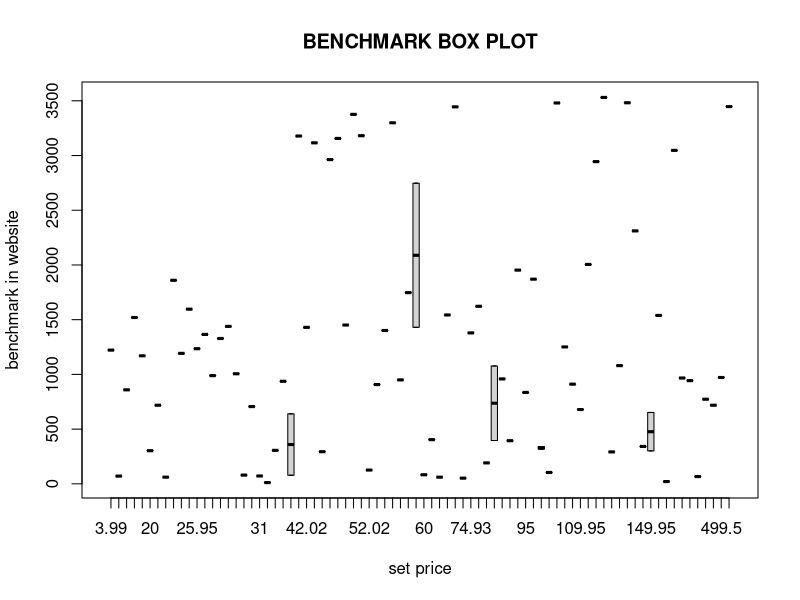
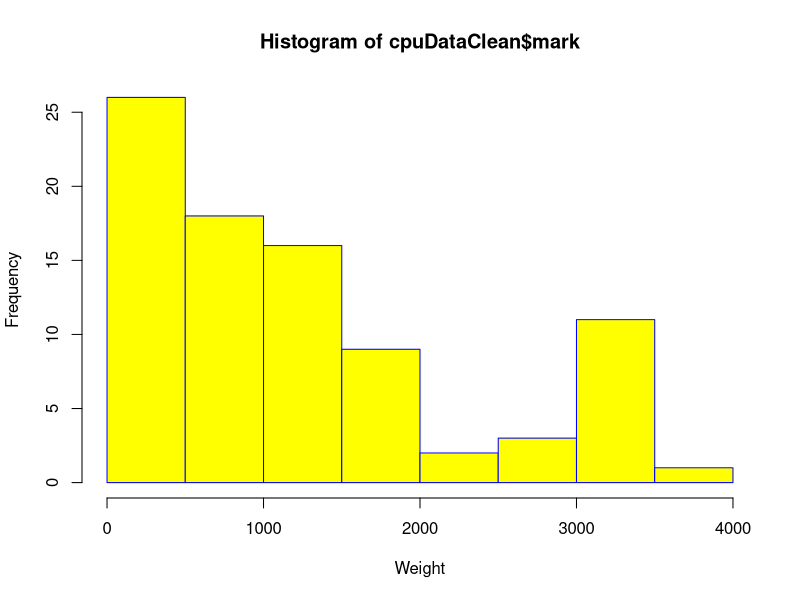
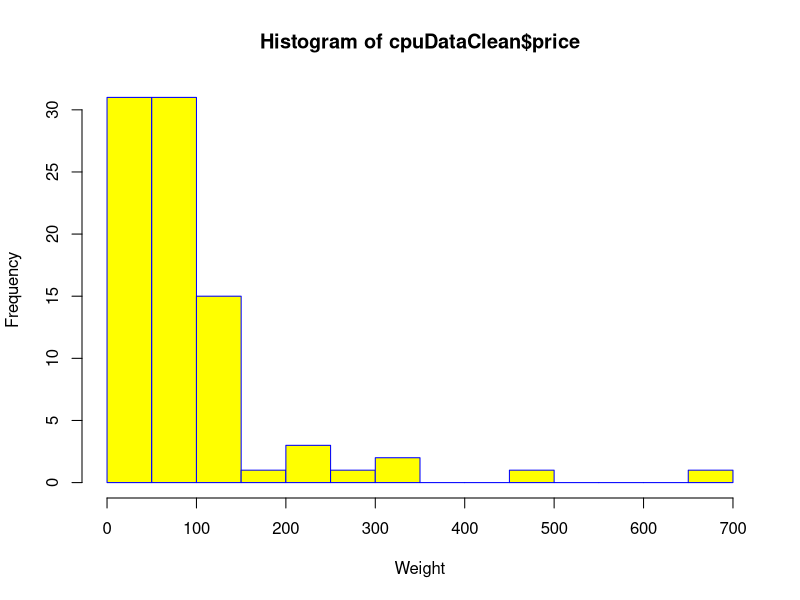
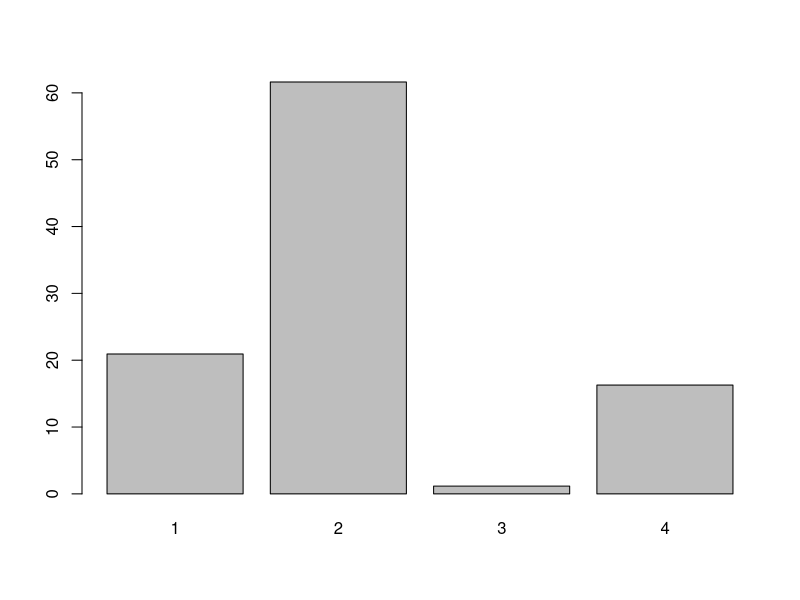
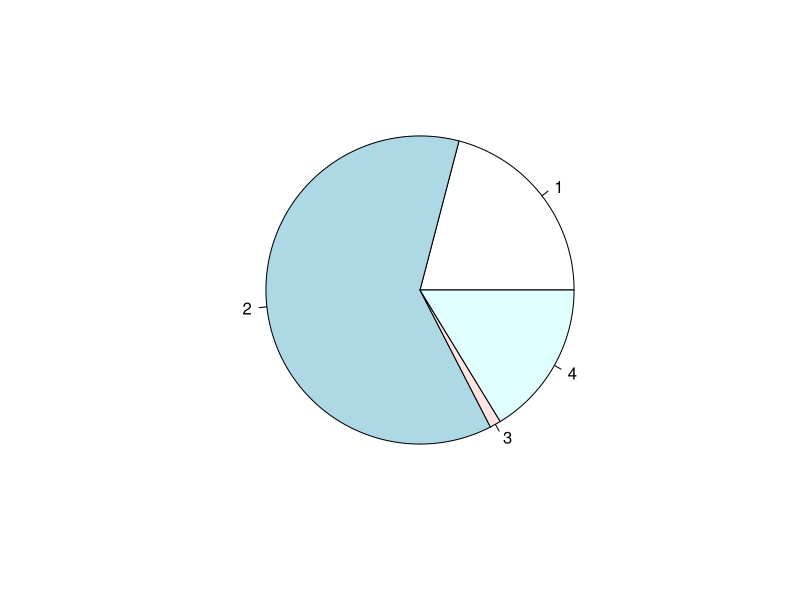

R code for these plots, in order:
setwd("/home/zhra/projects/R")
cpuData <- read.csv("CPUBenchMark.csv")
cpuData[!is.na(cpuData$core), ] -> cpuDataClean
cpuDataClean[!is.na(cpuDataClean$price), ] -> cpuDataClean
cpuDataClean[!is.na(cpuDataClean$mark), ] -> cpuDataClean
cpuDataClean$mark <- gsub(",", "", as.character(cpuDataClean$mark))
cpuDataClean$mark <- as.numeric(cpuDataClean$mark)
####quantitative variables####
##AVERAGE:
#mark:
    resultMeanMark <- mean(cpuDataClean$mark)
#TODO: make double data in csvfile 
#price:
    resultMeanPrice<- mean(cpuDataClean$price)
##MEDIAN:
#mark:
    resultMedianMark <- median(cpuDataClean$mark)
#price:
    resultMedianprice <- median(cpuDataClean$price)
##MODE:
    getmode <- function(v) 
    {
        uniqv <- unique(v)
        uniqv[which.max(tabulate(match(v, uniqv)))]
    }
#mark:
    resultModeMark <- getmode(cpuDataClean$mark)
#price:
    resultModePrice <- getmode(cpuDataClean$price)
##MIN
#mark:
    resultMinMark <- min(cpuDataClean$mark)
#price:
    resultMinPrice <- min(cpuDataClean$price)
##MAX
#mark:
    resultMaxMark <- max(cpuDataClean$mark)
#price:
    resultMaxPrice <- max(cpuDataClean$price)
##VARIANCE
#mark:
    resultVarMark <- var(cpuDataClean$mark)
#price:
    resultVarPrice <- var(cpuDataClean$price)
##STANDARD DEVIATION
#mark:
    resultSDMark <- sd(cpuDataClean$mark)
#price:
    resultSDPrice <- sd(cpuDataClean$price)
##RANGE
#mark:
    resultRMark <- resultMaxMark-resultMinMark
#price:
    resultRPrice <- resultMaxPrice-resultMinPrice
##COVARIANCE
    resultCov <- cov(cpuDataClean$mark , cpuDataClean$price)
##CORRELATION
    resultCor <- cor(cpuDataClean$mark , cpuDataClean$price)
##BOX PLOT
    png(file = "boxplot.png")
    boxplot(mark ~ price, data = cpuDataClean, xlab = "set price",ylab = "benchmark in website", main = "BENCHMARK BOX PLOT")
    dev.off()
##HISTOGRAM
#mark:
    png(file = "histogramMark.png")
    hist(cpuDataClean$mark,xlab = "Weight",col = "yellow",border = "blue",breaks = 10)
    dev.off()
#price:
    png(file = "histogramPrice.png")
    hist(cpuDataClean$price,xlab = "Weight",col = "yellow",border = "blue",breaks = 10)
    dev.off()
##Calculating the confidence interval in 95% level of certainty (for price variable)
    #mean:
    error <- qt(0.975,df=length(cpuDataClean$price)-1)*resultSDPrice/sqrt(length(cpuDataClean$price))
    left <- resultMeanPrice-error
    right <- resultMeanPrice+error
    #variance:
    n <- length(cpuDataClean$price)
    (n-1)*resultVarMark/qchisq(c(.975,.025), n-1)
##Conducting One-sample
#price:
    #H0: mu = 10+average 
    #H1: mu > 10+average
    alpha=0.05 
    mu0 <- 10+resultMeanPrice
    n <- length(cpuDataClean$price)
    resultSEPrice <- resultSDPrice/sqrt(n)
    t.stat <- (resultMeanPrice - mu0)/resultSEPrice
    freedomDegree <- n-1
    t.score = qt(p=1-(alpha), df=freedomDegree,lower.tail=T)
    if( t.stat>t.score )
    {
        print("H0 rejected")
    }
    print("H0 accepted") 

###Qualitative variables###
##core:
#1:
    freqTable <- table(cpuDataClean$core)
    freqTable <- as.data.frame(freqTable)
    colnames(freqTable)[2] <- "freq"
    colnames(freqTable)[1] <- "core"
    freqTable$freq <- as.numeric(freqTable$freq)
    freqTable$core <- as.numeric(freqTable$core)
    freqTable$freqpercent <- freqTable$freq*100/sum(freqTable$freq)
    freqTable$cumfreq <- cumsum(freqTable)$freq
#2:
    png(file= "barchart.png")
    barplot( freqTable$freqpercent , names.arg=freqTable$core )
    dev.off()
#3:
    png(file= "piechart.png")
    pie(freqTable$freq,freqTable$core)
    dev.off()


